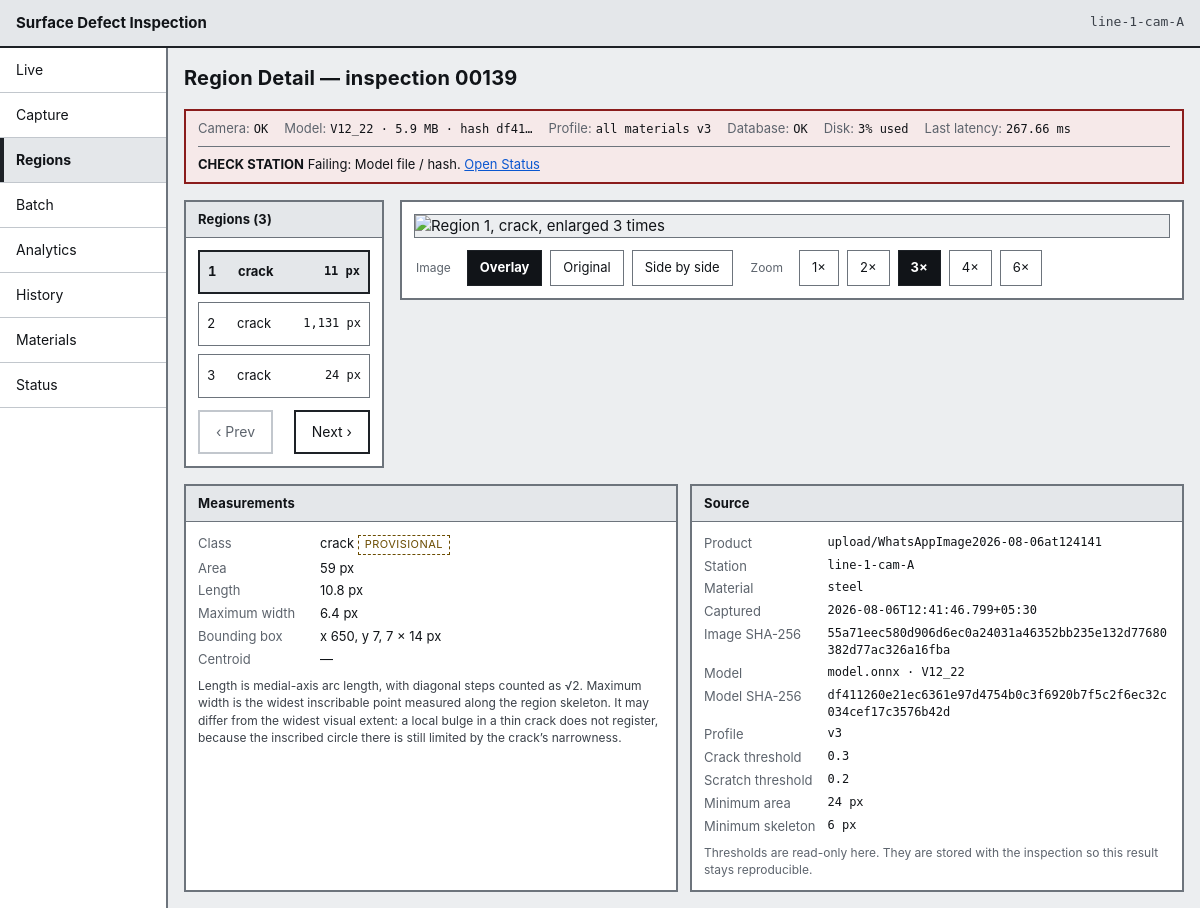
Page /regions on the committed database.
### tables this page shows
CREATE TABLE station (
    station_id    INTEGER PRIMARY KEY AUTOINCREMENT,
    station_code  TEXT NOT NULL UNIQUE,
    line_code     TEXT NOT NULL,
    mm_per_pixel  REAL,               -- NULL until the station is calibrated
    camera_status TEXT NOT NULL DEFAULT 'ok',
    created_at    TEXT NOT NULL
);

CREATE TABLE model_version (
    model_version_id INTEGER PRIMARY KEY AUTOINCREMENT,
    file_name        TEXT NOT NULL,
    version          TEXT NOT NULL,
    artefact_sha256  TEXT NOT NULL UNIQUE,
    parameter_count  INTEGER,
    size_mb          REAL,
    precision        TEXT,
    latency_ms       REAL,
    created_at       TEXT NOT NULL,
    is_active        INTEGER NOT NULL DEFAULT 0 CHECK (is_active IN (0, 1))
);

CREATE TABLE inspection (
    inspection_id      INTEGER PRIMARY KEY AUTOINCREMENT,
    station_id         INTEGER NOT NULL REFERENCES station (station_id),
    profile_id         INTEGER NOT NULL REFERENCES profile (profile_id),
    model_version_id   INTEGER NOT NULL REFERENCES model_version (model_version_id),
    material_id        INTEGER REFERENCES material (material_id),
    batch_run_id       INTEGER REFERENCES batch_run (batch_run_id),
    image_sha256       TEXT,
    product_id         TEXT,
    captured_at        TEXT NOT NULL,
    processed_at       TEXT NOT NULL,
    status             TEXT NOT NULL CHECK (status IN (
                           'regions_found', 'clean',
                           'acquisition_failure', 'processing_failure')),
    region_count       INTEGER NOT NULL DEFAULT 0,
    latency_ms         REAL,
    source_image_path  TEXT,
    overlay_image_path TEXT,
    error_code         TEXT,
    error_message      TEXT
);

CREATE TABLE defect_region (
    region_id     INTEGER PRIMARY KEY AUTOINCREMENT,
    inspection_id INTEGER NOT NULL REFERENCES inspection (inspection_id) ON DELETE CASCADE,
    region_index  INTEGER NOT NULL,
    class_id      INTEGER NOT NULL REFERENCES defect_class (class_id),
    area_px       INTEGER NOT NULL,
    length_px     REAL NOT NULL,
    max_width_px  REAL NOT NULL,
    bbox_x        INTEGER NOT NULL,
    bbox_y        INTEGER NOT NULL,
    bbox_width    INTEGER NOT NULL,
    bbox_height   INTEGER NOT NULL,
    centroid_x    REAL,
    centroid_y    REAL,
    UNIQUE (inspection_id, region_index)
);

CREATE TABLE defect_class (
    class_id     INTEGER PRIMARY KEY,
    class_code   TEXT NOT NULL UNIQUE,
    display_name TEXT NOT NULL
);

CREATE TABLE material (
    material_id    INTEGER PRIMARY KEY AUTOINCREMENT,
    material_code  TEXT NOT NULL UNIQUE,
    material_name  TEXT NOT NULL,
    support_status TEXT NOT NULL CHECK (support_status IN (
                       'supported', 'one_product_only', 'thin_coverage',
                       'typing_unsupported', 'not_supported', 'under_evaluation')),
    notes          TEXT
);

CREATE TABLE profile (
    profile_id          INTEGER PRIMARY KEY AUTOINCREMENT,
    material_id         INTEGER REFERENCES material (material_id),
    version_no          INTEGER NOT NULL,
    crack_threshold     REAL NOT NULL,
    scratch_threshold   REAL NOT NULL,
    minimum_area_px     INTEGER NOT NULL,
    minimum_skeleton_px INTEGER NOT NULL,
    created_at          TEXT NOT NULL,
    is_active           INTEGER NOT NULL DEFAULT 0 CHECK (is_active IN (0, 1)),
    UNIQUE (material_id, version_no)
);

### app/routes/pages.py (the view)
@router.get("/regions", response_class=HTMLResponse)
def region_detail(
    request: Request,
    inspection_id: int | None = Query(None),
    region: int = Query(1, ge=1),
    mode: str = Query("overlay", pattern="^(overlay|source|side_by_side)$"),
    zoom: int = Query(3, ge=1, le=6),
    conn: sqlite3.Connection = Depends(get_db),
    settings: Settings = Depends(settings_dep),
) -> HTMLResponse:
    context = _base_context(request, conn, settings, "regions")
    if inspection_id is None:
        row = inspections.latest(conn, settings.station_id) or inspections.latest(conn)
        if row is None or int(row["region_count"] or 0) == 0:
            candidate = inspections.latest_with_regions(conn)
            inspection_id = int(candidate["inspection_id"]) if candidate else (
                int(row["inspection_id"]) if row else None
            )
        else:
            inspection_id = int(row["inspection_id"])
    view = inspection_view(conn, inspection_id) if inspection_id else None
    context.update(
        {
            "view": view,
            "inspection_id": inspection_id,
            "mode": mode,
            "zoom": zoom,
            "selected_index": region,
        }
    )
    if view and view["regions"]:
        indices = [r["region_index"] for r in view["regions"]]
        selected = region if region in indices else indices[0]
        position = indices.index(selected)
        context.update(
            {
                "selected_index": selected,
                "selected_region": view["regions"][position],
                "prev_index": indices[position - 1] if position > 0 else None,
                "next_index": indices[position + 1] if position < len(indices) - 1 else None,
            }
        )
    return _templates(request).TemplateResponse(request, "region_detail.html", context)

### app/templates/region_detail.html (shortened to what this page needs)
{% extends "base.html" %}
{% block heading %}Region Detail{% if inspection_id %} &mdash; inspection {{ "%05d"|format(inspection_id) }}{% endif %}{% endblock %}
{% block content %}
{% if view and view.regions %}
<div class="regions" id="region-root"
     data-inspection-id="{{ view.inspection.inspection_id }}"
     data-region="{{ selected_index }}">
  <section class="regions__list panel" aria-label="Regions in this inspection">
    <h2 class="panel__title">Regions ({{ view.regions|length }})</h2>
    <ul class="region-list">
      {% for region in view.regions %}
      <li>
        <a class="region-list__item{% if region.region_index == selected_index %} region-list__item--current{% endif %}"
           href="?inspection_id={{ view.inspection.inspection_id }}&amp;region={{ region.region_index }}&amp;mode={{ mode }}&amp;zoom={{ zoom }}"
           {% if region.region_index == selected_index %}aria-current="true"{% endif %}>
          <span class="region-list__index">{{ region.region_index }}</span>
          <span class="region-list__class">{{ region.class_code }}</span>
          <span class="region-list__length">{{ region.length_px|px }}</span>
        </a>
      </li>
      {% endfor %}
    </ul>
    <div class="button-row button-row--split">
      {% if prev_index %}
      <a class="button" id="prev-region" href="?inspection_id={{ view.inspection.inspection_id }}&amp;region={{ prev_index }}&amp;mode={{ mode }}&amp;zoom={{ zoom }}" rel="prev">&lsaquo; Prev</a>
      {% else %}
      <span class="button button--disabled" aria-disabled="true">&lsaquo; Prev</span>
      {% endif %}
      {% if next_index %}
      <a class="button" id="next-region" href="?inspection_id={{ view.inspection.inspection_id }}&amp;region={{ next_index }}&amp;mode={{ mode }}&amp;zoom={{ zoom }}" rel="next">Next &rsaquo;</a>
      {% else %}
      <span class="button button--disabled" aria-disabled="true">Next &rsaquo;</span>
      {% endif %}
    </div>
  </section>
  <section class="regions__viewer panel" aria-label="Region crop">
    <div class="viewer {% if mode == 'side_by_side' %}viewer--split{% endif %}">
      {% if mode == "side_by_side" %}
        <figure class="viewer__pane">
          <img class="image-frame" src="/media/inspection/{{ view.inspection.inspection_id }}/region/{{ selected_index }}?mode=source&amp;zoom={{ zoom }}"
               alt="Region {{ selected_index }} on the original image, enlarged {{ zoom }} times">
          <figcaption>Original</figcaption>
        </figure>
        <figure class="viewer__pane">
          <img class="image-frame" src="/media/inspection/{{ view.inspection.inspection_id }}/region/{{ selected_index }}?mode=overlay&amp;zoom={{ zoom }}"
               alt="Region {{ selected_index }} with the defect mask drawn, enlarged {{ zoom }} times">
          <figcaption>Overlay</figcaption>
        </figure>
      {% else %}
        <img class="image-frame" id="region-crop"
             src="/media/inspection/{{ view.inspection.inspection_id }}/region/{{ selected_index }}?mode={{ mode }}&amp;zoom={{ zoom }}"
             alt="Region {{ selected_index }}, {{ selected_region.class_code }}, enlarged {{ zoom }} times">
      {% endif %}
    </div>
    <div class="viewer__controls">
      <fieldset class="control-group">
        <legend>Image</legend>
        {% for option, label in [("overlay", "Overlay"), ("source", "Original"), ("side_by_side", "Side by side")] %}
        <a class="chip{% if mode == option %} chip--current{% endif %}"
           href="?inspection_id={{ view.inspection.inspection_id }}&amp;region={{ selected_index }}&amp;mode={{ option }}&amp;zoom={{ zoom }}"
           {% if mode == option %}aria-current="true"{% endif %}>{{ label }}</a>
        {% endfor %}
      </fieldset>
      <fieldset class="control-group">
        <legend>Zoom</legend>
        {% for level in [1, 2, 3, 4, 6] %}
        <a class="chip{% if zoom == level %} chip--current{% endif %}"
           href="?inspection_id={{ view.inspection.inspection_id }}&amp;region={{ selected_index }}&amp;mode={{ mode }}&amp;zoom={{ level }}"
           {% if zoom == level %}aria-current="true"{% endif %}>{{ level }}&times;</a>
        {% endfor %}
      </fieldset>
    </div>
  </section>
  <section class="regions__measurements" aria-label="Measurements">
    <div class="panel">
      <h2 class="panel__title">Measurements</h2>
      <dl class="datalist">
        <dt>Class</dt><dd>{{ selected_region.class_code }} <span class="tag tag--provisional">provisional</span></dd>
        <dt>Area</dt><dd>{{ selected_region.area_px|px }}</dd>
        <dt>Length</dt><dd>{{ selected_region.length_px|px(1) }}</dd>
        <dt>Maximum width</dt><dd>{{ selected_region.max_width_px|px(1) }}</dd>
        <dt>Bounding box</dt><dd>x {{ selected_region.bbox_x }}, y {{ selected_region.bbox_y }}, {{ selected_region.bbox_width }} &times; {{ selected_region.bbox_height }} px</dd>
        <dt>Centroid</dt><dd>{% if selected_region.centroid_x is not none %}x {{ selected_region.centroid_x|number(1) }}, y {{ selected_region.centroid_y|number(1) }}{% else %}&mdash;{% endif %}</dd>
      </dl>
      <p class="note">
        Length is medial-axis arc length, with diagonal steps counted as &radic;2.
        Maximum width is the widest inscribable point measured along the region skeleton.
        It may differ from the widest visual extent: a local bulge in a thin crack does not
        register, because the inscribed circle there is still limited by the crack&rsquo;s narrowness.
      </p>
    </div>
    <div class="panel">
      <h2 class="panel__title">Source</h2>
      <dl class="datalist datalist--mono">
        <dt>Product</dt><dd>{{ view.inspection.product_id or "&mdash;"|safe }}</dd>
        <dt>Station</dt><dd>{{ view.inspection.station_code }}</dd>
        <dt>Material</dt><dd>{{ view.inspection.material_code or "&mdash;"|safe }}</dd>
        <dt>Captured</dt><dd>{{ view.inspection.captured_at }}</dd>
        <dt>Image SHA-256</dt><dd class="break">{{ view.inspection.image_sha256 or "&mdash;"|safe }}</dd>
        <dt>Model</dt><dd>{{ view.inspection.model_file_name }} &middot; {{ view.inspection.model_version }}</dd>
        <dt>Model SHA-256</dt><dd class="break">{{ view.inspection.artefact_sha256 }}</dd>
        <dt>Profile</dt><dd>v{{ view.inspection.profile_version }}</dd>
        <dt>Crack threshold</dt><dd>{{ view.inspection.crack_threshold }}</dd>
        <dt>Scratch threshold</dt><dd>{{ view.inspection.scratch_threshold }}</dd>
        <dt>Minimum area</dt><dd>{{ view.inspection.minimum_area_px }} px</dd>
        <dt>Minimum skeleton</dt><dd>{{ view.inspection.minimum_skeleton_px }} px</dd>
      </dl>
      <p class="note note--quiet">Thresholds are read-only here. They are stored with the inspection so this result stays reproducible.</p>
    </div>
  </section>
</div>
{% else %}
<div class="panel empty-state">
  <h2>Nothing to show</h2>
  <p>No inspection has been recorded yet.</p>
</div>
{% endif %}
{% endblock %}

### app/templates/base.html (shortened to what this page needs)
<!DOCTYPE html>
<html lang="en">
<head>
  <link rel="stylesheet" href="/static/css/base.css">
  <link rel="stylesheet" href="/static/css/layout.css">
  <link rel="stylesheet" href="/static/css/components.css">
  <link rel="stylesheet" href="/static/css/responsive.css">
</head>
<body data-screen="{{ active }}">
  <header class="app-bar">
    <span class="app-bar__title">{{ app_title }}</span>
    <span class="app-bar__station" title="Station">{{ station }}</span>
  </header>
  <div class="shell">
    {% include "partials/navigation.html" %}
    <main id="main" class="main" tabindex="-1">
      <div class="page-header">
        <h1 class="page-header__title">{% block heading %}{% endblock %}</h1>
      </div>
      {% if health is defined %}{% include "partials/health_strip.html" %}{% endif %}
      {% block content %}{% endblock %}
    </main>
  </div>
</body>
</html>

### app/templates/partials/health_strip.html (shortened to what this page needs)
<section class="strip strip--{{ health.overall }}" aria-label="Station health">
  <ul class="strip__items">
    <li class="strip__item">
      <span class="strip__key">Camera</span>
      <span class="strip__value">{{ health.camera.state_label }}</span>
    </li>
    <li class="strip__item">
      <span class="strip__key">Model</span>
      <span class="strip__value">{{ health.model_version }}{% if health.model_size_mb %} &middot; {{ health.model_size_mb }} MB{% endif %} &middot; hash {{ health.model_sha_short }}</span>
    </li>
    <li class="strip__item">
      <span class="strip__key">Profile</span>
      <span class="strip__value">{{ health.profile_label }}{% if health.profile_version %} v{{ health.profile_version }}{% endif %}</span>
    </li>
    <li class="strip__item">
      <span class="strip__key">Database</span>
      <span class="strip__value">{{ health.database.state_label }}</span>
    </li>
    <li class="strip__item">
      <span class="strip__key">Disk</span>
      <span class="strip__value">{{ health.disk_value or health.disk.state_label }}</span>
    </li>
    <li class="strip__item">
      <span class="strip__key">Last latency</span>
      <span class="strip__value">{% if health.latency_ms %}{{ health.latency_ms }} ms{% else %}&mdash;{% endif %}</span>
    </li>
  </ul>
  {% if health.overall != "ok" %}
  <p class="strip__alert">
    <strong>{{ health.overall_label }}</strong>
    {% if health.failing %}Failing: {{ health.failing|join(", ") }}.{% endif %}
    <a href="/status">Open Status</a>
  </p>
  {% endif %}
</section>

### rows in the picture
station: station_code "line-1-cam-A", inspection.station_code "line-1-cam-A"
model_version: model_version "V12_22", model_size_mb "5.9", inspection.model_file_name "model.onnx", inspection.model_version "V12_22", inspection.artefact_sha256 "df411260e21ec6361e97d4754b0c3f6920b7f5c2f6ec32c034cef17c3576b42d"
inspection: latency_ms "267.66", inspection "upload/WhatsAppImage2026-08-06at124141", inspection.captured_at "2026-08-06T12:41:46.799+05:30", inspection "55a71eec580d906d6ec0a24031a46352bb235e132d77680382d77ac326a16fba"
defect_region: region_index "1", class_code "crack", length_px|px "11 px", area_px|px "59 px", length_px|px "10.8 px", max_width_px|px "6.4 px", bbox_x "650", bbox_y "7", bbox_width "7", bbox_height "14"
defect_region: region_index "2", class_code "crack", length_px|px "1,131 px"
defect_region: region_index "3", class_code "crack", length_px|px "24 px"
defect_class: class_code "crack"
material: inspection "steel"
profile: inspection.profile_version "3", inspection.crack_threshold "0.3", inspection.scratch_threshold "0.2", inspection.minimum_area_px "24", inspection.minimum_skeleton_px "6"

### other values in the picture
{{ app_title }} "Surface Defect Inspection"
{{ item.label }} "Live" "Capture" "Regions" "Batch" "Analytics" "History" "Materials" "Status"
{{ "%05d"|format(inspection_id) }} "00139"
{{ health.camera.state_label }} "OK"
{{ health.model_sha_short }} "df41…"
{{ health.profile_label }} "all materials"
{{ health.profile_version }} "3"
{{ health.database.state_label }} "OK"
{{ health.disk_value or health.disk.state_label }} "3% used"
{{ health.overall_label }} "CHECK STATION"
{{ health.failing|join(", ") }} "Model file / hash"
{{ view.regions|length }} "3"
{{ label }} "Overlay" "Original" "Side by side"
{{ level }} "1" "2" "3" "4" "6"
